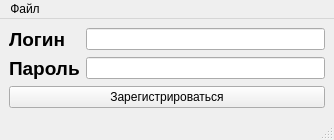
<?xml version="1.0" encoding="UTF-8"?>
<ui version="4.0">
 <class>Autification</class>
 <widget class="QMainWindow" name="Autification">
  <property name="geometry">
   <rect>
    <x>0</x>
    <y>0</y>
    <width>334</width>
    <height>140</height>
   </rect>
  </property>
  <property name="windowTitle">
   <string>MainWindow</string>
  </property>
  <widget class="QWidget" name="centralwidget">
   <layout class="QGridLayout" name="gridLayout">
    <item row="0" column="0">
     <widget class="QLabel" name="label">
      <property name="text">
       <string>&lt;html&gt;&lt;head/&gt;&lt;body&gt;&lt;p&gt;&lt;span style=&quot; font-size:14pt; font-weight:600;&quot;&gt;Логин&lt;/span&gt;&lt;/p&gt;&lt;/body&gt;&lt;/html&gt;</string>
      </property>
     </widget>
    </item>
    <item row="0" column="1">
     <widget class="QLineEdit" name="login"/>
    </item>
    <item row="1" column="0">
     <widget class="QLabel" name="label_2">
      <property name="text">
       <string>&lt;html&gt;&lt;head/&gt;&lt;body&gt;&lt;p&gt;&lt;span style=&quot; font-size:14pt; font-weight:600;&quot;&gt;Пароль&lt;/span&gt;&lt;/p&gt;&lt;/body&gt;&lt;/html&gt;</string>
      </property>
     </widget>
    </item>
    <item row="1" column="1">
     <widget class="QLineEdit" name="password"/>
    </item>
    <item row="2" column="0" colspan="2">
     <widget class="QPushButton" name="pushButton">
      <property name="text">
       <string>Зарегистрироваться</string>
      </property>
     </widget>
    </item>
   </layout>
  </widget>
  <widget class="QMenuBar" name="menubar">
   <property name="geometry">
    <rect>
     <x>0</x>
     <y>0</y>
     <width>334</width>
     <height>21</height>
    </rect>
   </property>
   <widget class="QMenu" name="menu">
    <property name="title">
     <string>Файл</string>
    </property>
    <addaction name="action"/>
   </widget>
   <addaction name="menu"/>
  </widget>
  <widget class="QStatusBar" name="statusbar"/>
  <action name="action">
   <property name="text">
    <string>Вернуться в меню</string>
   </property>
  </action>
 </widget>
 <resources/>
 <connections/>
</ui>
